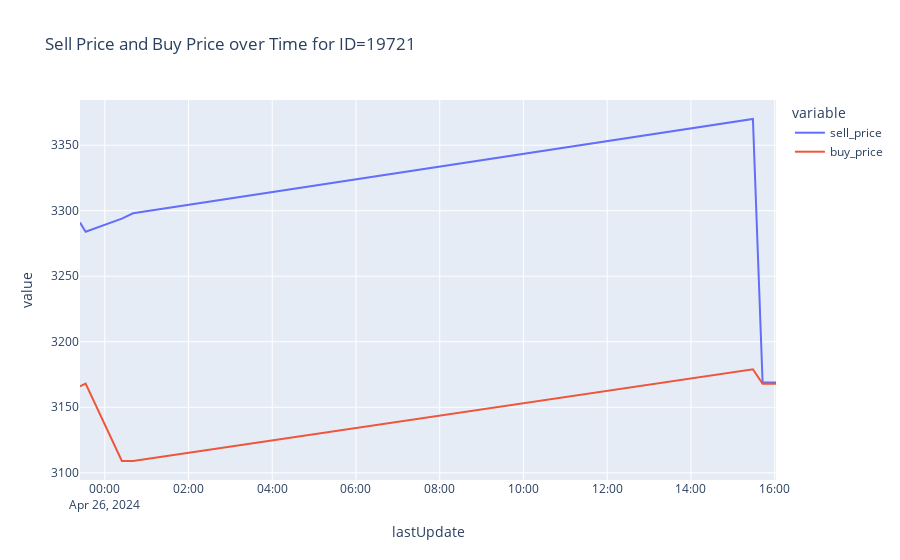

Write notebook code for a chart like this one.
### Code cell
import pandas as pd
import plotly.express as px

# Load data from master CSV file into a DataFrame
df = pd.read_csv("master_data_v2.csv")

# Convert 'lastUpdate' column to datetime
df['lastUpdate'] = pd.to_datetime(df['lastUpdate'])

# Filter data for ID=19721
filtered_df = df[df['id'] == 19721]

# Line chart
fig = px.line(filtered_df, x='lastUpdate', y=['sell_price', 'buy_price'], title='Sell Price and Buy Price over Time for ID=19721')
fig.update_xaxes(type='date')
fig.show()

### Figure 1 — Plotly figure (JSON) as saved in the notebook; plotly's stock layout.template omitted (floating-point values rounded to 4 significant figures)
{"data": [{"hovertemplate": "variable=sell_price<br>lastUpdate=%{x}<br>value=%{y}<extra></extra>", "legendgroup": "sell_price", "line": {"color": "#636efa", "dash": "solid"}, "marker": {"symbol": "circle"}, "mode": "lines", "name": "sell_price", "orientation": "v", "showlegend": true, "type": "scatter", "x": ["2024-04-25T23:24:32", "2024-04-25T23:32:36", "2024-04-26T00:24:30", "2024-04-26T00:40:34", "2024-04-26T15:28:49", "2024-04-26T15:42:42", "2024-04-26T15:53:57", "2024-04-26T16:01:54", "2024-04-26T16:01:54"], "xaxis": "x", "y": [3291, 3284, 3294, 3298, 3370, 3169, 3169, 3169, 3169], "yaxis": "y"}, {"hovertemplate": "variable=buy_price<br>lastUpdate=%{x}<br>value=%{y}<extra></extra>", "legendgroup": "buy_price", "line": {"color": "#EF553B", "dash": "solid"}, "marker": {"symbol": "circle"}, "mode": "lines", "name": "buy_price", "orientation": "v", "showlegend": true, "type": "scatter", "x": ["2024-04-25T23:24:32", "2024-04-25T23:32:36", "2024-04-26T00:24:30", "2024-04-26T00:40:34", "2024-04-26T15:28:49", "2024-04-26T15:42:42", "2024-04-26T15:53:57", "2024-04-26T16:01:54", "2024-04-26T16:01:54"], "xaxis": "x", "y": [3166, 3168, 3109, 3109, 3179, 3168, 3168, 3168, 3168], "yaxis": "y"}], "layout": {"legend": {"title": {"text": "variable"}, "tracegroupgap": 0}, "title": {"text": "Sell Price and Buy Price over Time for ID=19721"}, "xaxis": {"anchor": "y", "domain": [0, 1], "title": {"text": "lastUpdate"}, "type": "date"}, "yaxis": {"anchor": "x", "domain": [0, 1], "title": {"text": "value"}}}}
